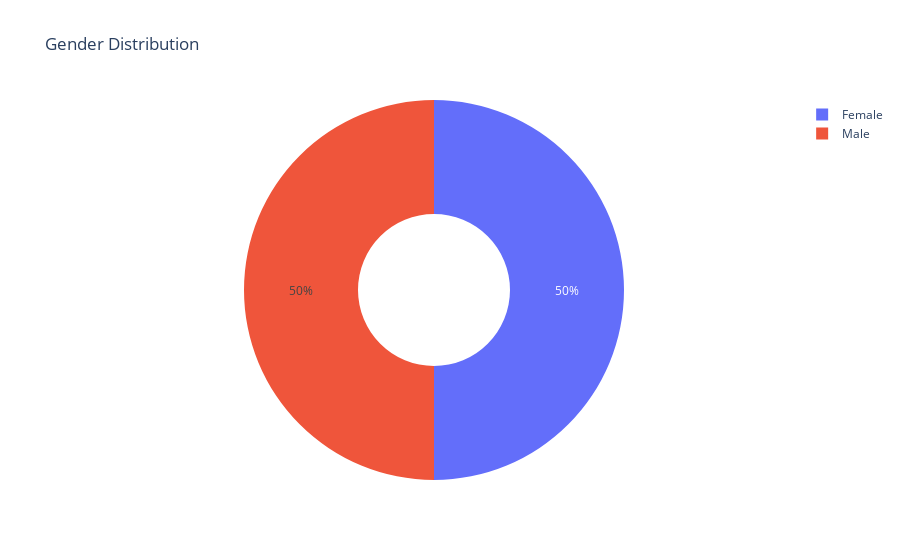

Notebook cell for this chart:
### Code cell
fig = px.pie(values=gender_counts.values, names=gender_counts.index, 
             title='Gender Distribution', hole=0.4)
fig.show()

### Figure 1 — Plotly figure (JSON) as saved in the notebook; plotly's stock layout.template omitted (floating-point values rounded to 4 significant figures)
{"data": [{"domain": {"x": [0, 1], "y": [0, 1]}, "hole": 0.4, "hovertemplate": "label=%{label}<br>value=%{value}<extra></extra>", "labels": ["Female", "Male"], "legendgroup": "", "name": "", "showlegend": true, "type": "pie", "values": [175, 175]}], "layout": {"legend": {"tracegroupgap": 0}, "title": {"text": "Gender Distribution"}}}
